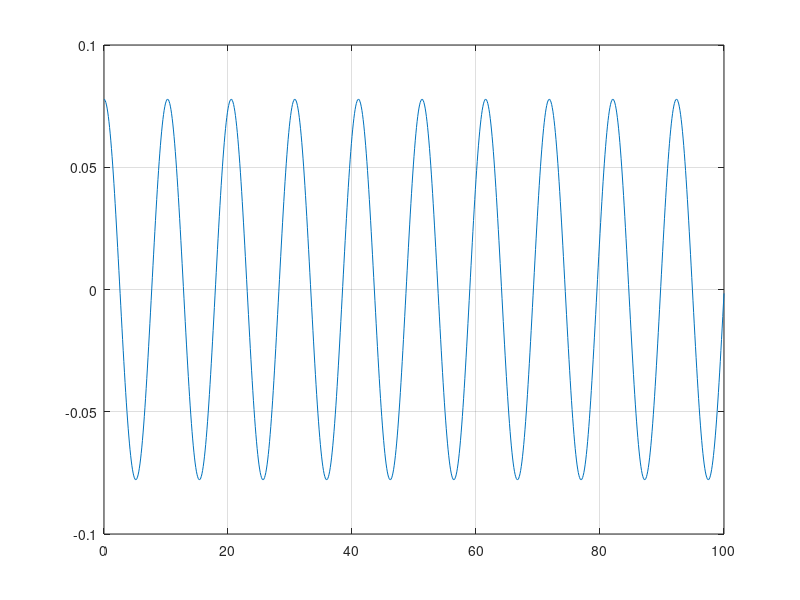

Source code (MATLAB):
% © Akif Islam | 2022
% Experiment 1 from DSP LAB MANUAL
% Objective : Generate Signal for Unit Sample, Unit Step, Exponential, Ramp Sequences, Sinusoidal, Random and Periodic Signal

% ---------------------------------------
% Exp: 1.6 - Generate Random Signal
% ---------------------------------------

% Random 10 point times
t = 0:0.1:100;

%Random Frequency
f = rand(1);

%Random Amplitude
A = rand(1);


xt = A*cos(2*pi*f*t);

plot(t,xt);
grid on;